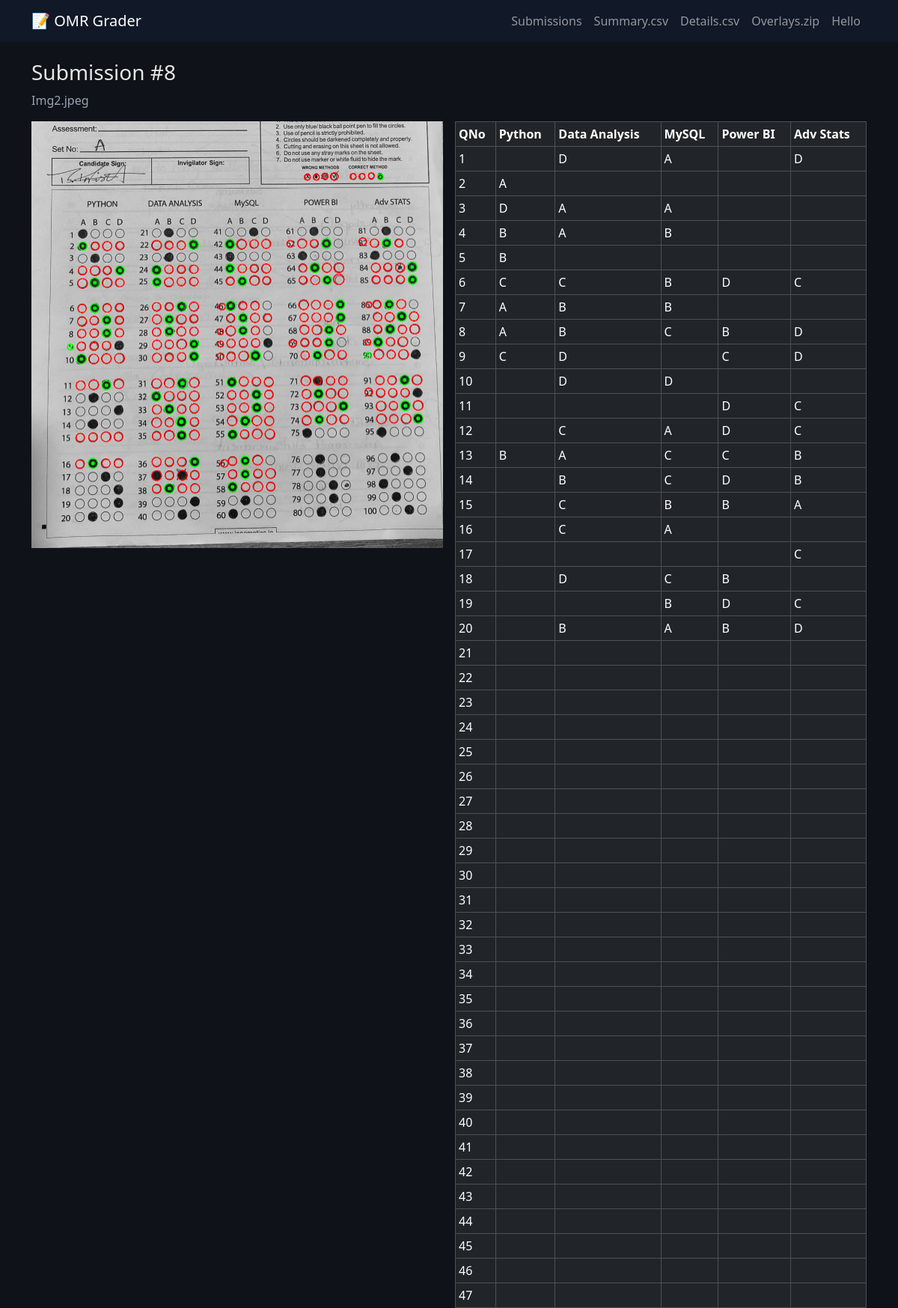
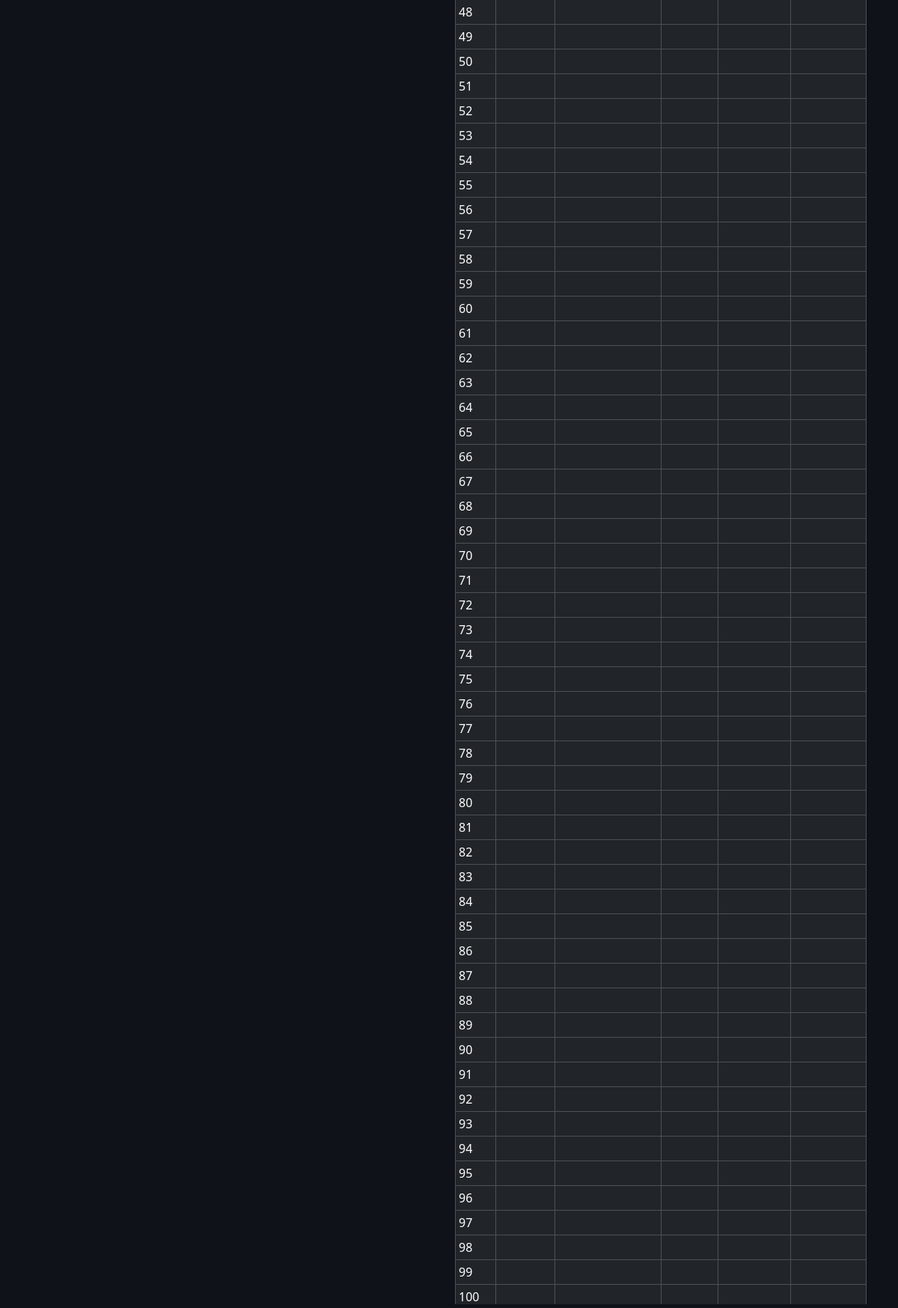
Page /submissions/8 (upper part) on the committed database (2 pictures, top to bottom).
### backend/models.py (models this page shows)
class Submission(Base):
    __tablename__ = "submissions"
    id = Column(Integer, primary_key=True)
    image_name = Column(String)
    overlay_path = Column(String)
    total_correct = Column(Integer, default=0)
    python_score = Column(Integer, default=0)
    data_analysis_score = Column(Integer, default=0)
    mysql_score = Column(Integer, default=0)
    power_bi_score = Column(Integer, default=0)
    adv_stats_score = Column(Integer, default=0)
    created_at = Column(DateTime, default=datetime.utcnow)
    details = relationship("Detail", back_populates="submission")

### server.py (the view)
@app.get("/submissions/{sid}", response_class=HTMLResponse)
def submission_details(request: Request, sid: int):
    try:
        db = SessionLocal()
        sub = db.query(Submission).filter(Submission.id==sid).first()
        det = db.query(Detail).filter(Detail.submission_id==sid).all()
        if not sub:
            return HTMLResponse("<pre>Not found</pre>", status_code=404)
        df = pd.DataFrame([{"Subject":d.subject,"QNo":d.qno,"Pred":d.pred} for d in det])
        piv_rows, piv_cols = [], ["QNo"] + SUBJECTS
        if not df.empty:
            piv = (df.pivot(index="QNo", columns="Subject", values="Pred")
                     .reindex(index=range(1,101), columns=SUBJECTS).fillna(""))
            piv.reset_index(inplace=True)
            piv_cols = list(piv.columns)
            piv_rows = piv.to_dict("records")
        return templates.TemplateResponse("details.html",
            {"request": request, "sub": sub, "piv_rows": piv_rows,
             "piv_cols": piv_cols, "title": APP_TITLE})
    except Exception as e:
        return HTMLResponse(f"<pre>Details error:\n{e}</pre>", status_code=500)
    finally:
        db.close()

### templates/details.html
{% extends "base.html" %}
{% block content %}
<h3 class="mb-2">Submission #{{ sub.id }}</h3>
<p class="muted">{{ sub.image_name }}</p>
<div class="row g-3">
  <div class="col-md-6">
    <img class="w-100" src="{{ sub.overlay_path }}">
  </div>
  <div class="col-md-6">
    <div class="table-responsive" style="max-height:70vh; overflow:auto;">
      <table class="table table-dark table-sm table-bordered align-middle">
        <thead>
          <tr>
            {% for c in piv_cols %}
              <th>{{ c }}</th>
            {% endfor %}
          </tr>
        </thead>
        <tbody>
          {% for r in piv_rows %}
            <tr>
              {% for c in piv_cols %}
                <td>{{ r.get(c, "") }}</td>
              {% endfor %}
            </tr>
          {% endfor %}
        </tbody>
      </table>
    </div>
  </div>
</div>
{% endblock %}

### templates/base.html (style rules this page uses)
body { background:#0f1218; color:#e6e6e6; }
.muted { color:#9aa4b2; }

### rows in the picture
Submission: id "8", image_name "Img2.jpeg", overlay_path (picture)

### other values in the picture
{{ c }} "QNo" "Python" "Data Analysis" "MySQL" "Power BI" "Adv Stats"
{{ r.get(c, "") }} "1" "D" "A" "D" "2" "A" "3" "D" "A" "A" "4" "B" "A" "B" "5" "B" "6" "C" "C" "B" "D" "C" "7" "A" "B" "B" "8" "A" "B" "C" "B" "D" "9" "C" "D" "C" "D" "10" "D" "D" "11" "D" "C" "12" "C" "A" "D" "C" "13" "B" "A" "C" "C" "B" "14" "B" "C" "D" "B" "15" "C" "B" "B" "A" "16" "C" "A" "17" "C" "18" "D" "C" "B" "19" "B" "D" "C" "20" "B" "A" "B" "D" "21" "22" "23" "24" "25" "26" "27" "28" "29" "30" "31" "32" "33" "34" "35" "36" "37" "38" "39" "40" "41" "42" "43" "44" "45" "46" "47" "48" "49" "50" "51" "52" "53" "54" "55" "56" "57" "58" "59" "60" "61" "62" "63" "64" "65" "66" "67" "68" "69" "70" "71" "72" "73" "74" "75" "76" "77" "78" "79" "80" "81" "82" "83" "84" "85" "86" "87" "88" "89" "90" "91" "92" "93" "94" "95" "96" "97" "98" "99" "100"
